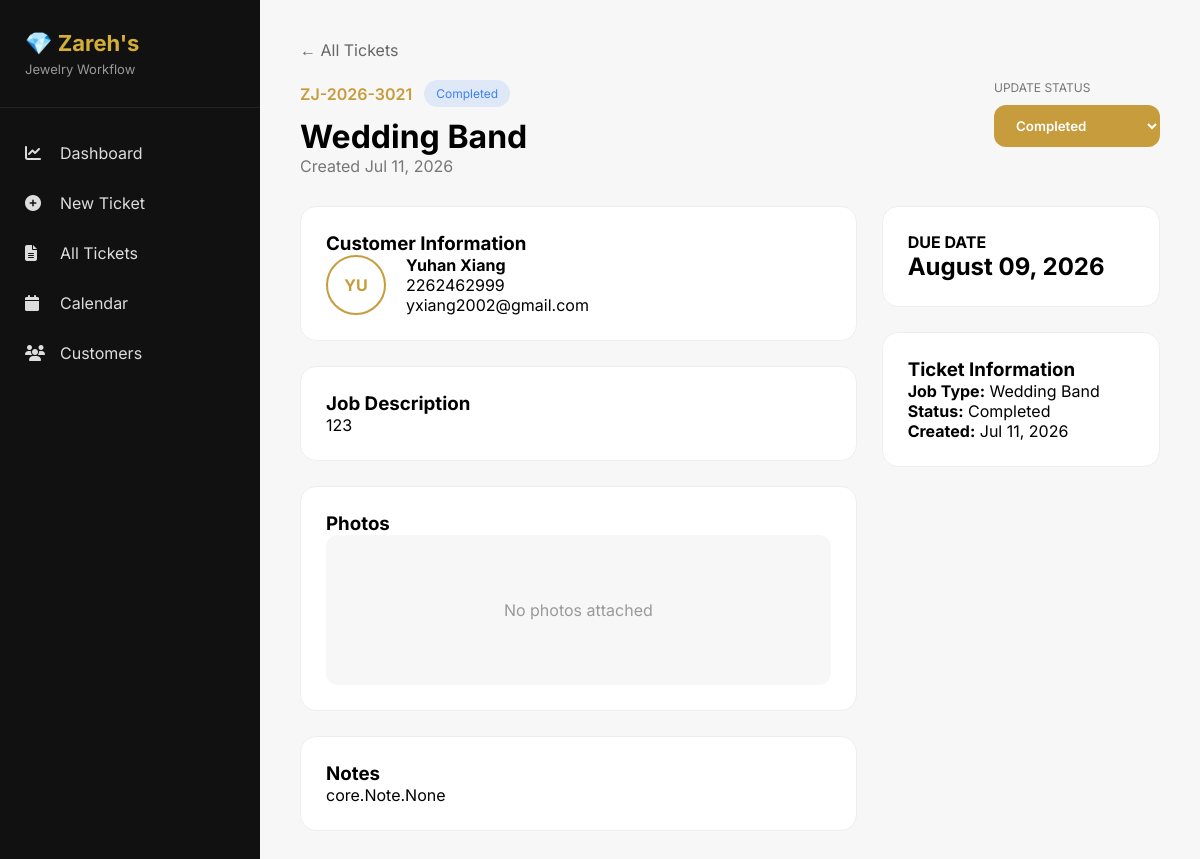
Page /ticket/14/ on the committed database.
### core/models.py (models this page shows, shortened)
class Ticket(models.Model):
    ticket_number = models.CharField(
        max_length=20,
        unique=True
    )
    customer = models.ForeignKey(
        Customer,
        on_delete=models.CASCADE,
        related_name="tickets"
    )
    job_type = models.ForeignKey(
        JobType,
        on_delete=models.PROTECT
    )
    status = models.ForeignKey(
        Status,
        on_delete=models.PROTECT
    )
    description = models.TextField()
    created_date = models.DateTimeField(auto_now_add=True)
    due_date = models.DateField()
    price = models.DecimalField(
        max_digits=10,
        decimal_places=2,
        blank=True,
        null=True
    )
    completed_date = models.DateField(
        blank=True,
        null=True
    )

class Status(models.Model):
    status = models.CharField(max_length=50, unique=True)
    color = models.CharField(max_length=20, default="#c79c3d")

class JobType(models.Model):
    type = models.CharField(max_length=100, unique=True)
    duration = models.PositiveIntegerField(default=7)

class Customer(models.Model):
    name = models.CharField(max_length=100)
    phone = models.CharField(max_length=20)
    email = models.EmailField(blank=True, null=True)
    note = models.TextField(blank=True)
    created_date = models.DateTimeField(auto_now_add=True)
    class Meta:
        ordering = ["name"]

### core/views.py (the view)
def ticket_detail(request, ticket_id):
    ticket = get_object_or_404(Ticket, id=ticket_id)
    context = {
        "ticket": ticket,
        "statuses": Status.objects.all(),
        "ready_status": Status.objects.filter(status="Ready for Pickup").first(),
        "completed_status": Status.objects.filter(status="Completed").first(),
    }
    return render(request, "core/ticket_detail.html", context)

### core/templates/core/ticket_detail.html (shortened to what this page needs)
{% extends 'core/base.html' %}
{% block content %}
<div class="ticket-detail-page">
    <div class="back-link">
        <a href="{% url 'all_tickets' %}">
            ← All Tickets
        </a>
    </div>
    <div class="ticket-header">
        <div>
            <div class="ticket-top">
                <span class="ticket-number">
                    {{ ticket.ticket_number }}
                </span>
                <span
                    class="status-badge"
                    style="
                        background:{{ ticket.status.color }}20;
                        color:{{ ticket.status.color }};
                    "
                >
                    {{ ticket.status.status }}
                </span>
            </div>
            <h1>
                {{ ticket.job_type.type }}
            </h1>
            <p class="created-date">
                Created {{ ticket.created_date|date:"M d, Y" }}
            </p>
        </div>
        <div>
            <label class="status-label">
                UPDATE STATUS
            </label>
            <form method="POST">
                <select
                    name="status"
                    class="status-select"
                    onchange="this.form.submit()"
                >
                    {% for status in statuses %}
                    <option
                        value="{{ status.id }}"
                        {% if ticket.status.id == status.id %}
                        selected
                        {% endif %}
                    >
                        {{ status.status }}
                    </option>
                    {% endfor %}
                </select>
            </form>
        </div>
    </div>
    <div class="detail-grid">
        <div>
            <div class="card">
                <h3>
                    Customer Information
                </h3>
                <div class="customer-box">
                    <div class="avatar">
                        {{ ticket.customer.name|slice:":2"|upper }}
                    </div>
                    <div>
                        <h4>
                            {{ ticket.customer.name }}
                        </h4>
                        <p>
                            {{ ticket.customer.phone }}
                        </p>
                        <p>
                            {{ ticket.customer.email }}
                        </p>
                    </div>
                </div>
            </div>
            <div class="card">
                <h3>
                    Job Description
                </h3>
                <p>
                    {{ ticket.description }}
                </p>
            </div>
            <div class="card">
                <h3>
                    Photos
                </h3>
                <div class="photo-placeholder">
                    No photos attached
                </div>
            </div>
            <div class="card">
                <h3>
                    Notes
                </h3>
                <p>
                    {{ ticket.notes }}
                </p>
            </div>
        </div>
        <div>
            <div class="card">
                <h4>
                    DUE DATE
                </h4>
                <h2>
                    {{ ticket.due_date|date:"F d, Y" }}
                </h2>
            </div>
            <div class="card">
                <h3>
                    Ticket Information
                </h3>
                <p>
                    <strong>Job Type:</strong>
                    {{ ticket.job_type.type }}
                </p>
                <p>
                    <strong>Status:</strong>
                    {{ ticket.status.status }}
                </p>
                <p>
                    <strong>Created:</strong>
                    {{ ticket.created_date|date:"M d, Y" }}
                </p>
            </div>
        </div>
    </div>
</div>
{% endblock %}

### core/templates/core/base.html (style rules this page uses)
* { margin:0; padding:0; box-sizing:border-box; font-family:'Inter',sans-serif; }
body { display:flex; min-height:100vh; background:#f7f7f7; }

### core/templates/core/ticket_detail.html (style rules this page uses)
.ticket-detail-page { max-width:1200px; margin:auto; }
.back-link { margin-bottom:20px; }
.back-link a { text-decoration:none; color:#666; }
.ticket-header { display:flex; justify-content:space-between; align-items:flex-start; margin-bottom:30px; }
.ticket-top { display:flex; gap:12px; align-items:center; margin-bottom:10px; }
.ticket-number { color:#c79c3d; font-weight:600; }
.status-badge { padding:6px 12px; border-radius:20px; font-size:12px; }
.created-date { color:#777; }
.status-label { display:block; font-size:12px; margin-bottom:10px; color:#777; }
.status-select { padding:12px 18px; border:none; border-radius:12px; background:#c79c3d; color:white; font-weight:600; }
.detail-grid { display:grid; grid-template-columns:2fr 1fr; gap:25px; }
.card { background:white; border:1px solid #eee; border-radius:16px; padding:25px; margin-bottom:25px; }
.customer-box { display:flex; gap:20px; align-items:center; }
.avatar { width:60px; height:60px; border-radius:50%; border:2px solid #c79c3d; display:flex; align-items:center; justify-content:center; font-weight:bold; color:#c79c3d; }
.photo-placeholder { height:150px; background:#f7f7f7; border-radius:12px; display:flex; justify-content:center; align-items:center; color:#999; }

### rows in the picture
Ticket: ticket_number "ZJ-2026-3021", status.status "Completed", job_type.type "Wedding Band", created_date "Jul 11, 2026", status "Completed", customer.name "YU", customer.name "Yuhan Xiang", customer.phone "2262462999", customer.email "yxiang2002@gmail.com", description "123", notes "core.Note.None", due_date "August 09, 2026"
